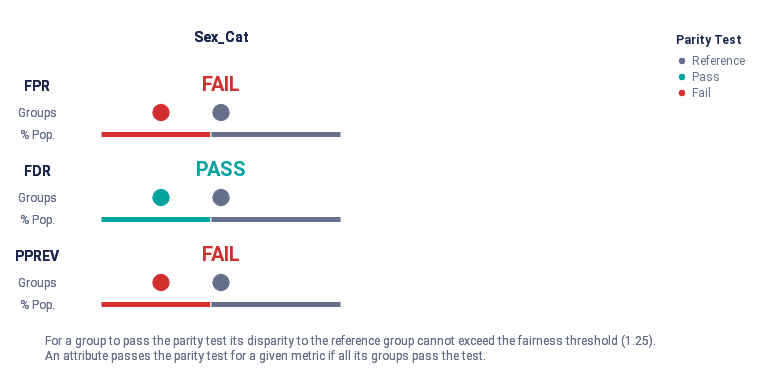

The cell this chart's notebook holds for it:
### Code cell
summary_plot_ckd = audit_sex_groups.summary_plot(metrics=metrics, fairness_threshold=disparity_tolerance,)
summary_plot_ckd

### Figure 1 — Vega-Lite specification as saved in the notebook (floating-point values rounded to 4 significant figures)
{"config": {"view": {"continuousWidth": 400, "continuousHeight": 300, "strokeWidth": 0}, "legend": {"labelColor": "rgb(102, 111, 137)", "labelFont": "Roboto, Arial, sans-serif", "labelFontSize": 12, "rowPadding": 4, "symbolSize": 40, "titleBaseline": "top", "titleColor": "rgb(25, 39, 78)", "titleFont": "Roboto, Arial, sans-serif", "titleFontSize": 12, "titleFontWeight": "bold", "titlePadding": 8}}, "vconcat": [{"hconcat": [{"vconcat": [{"mark": {"type": "text", "align": "center", "baseline": "middle", "color": "rgb(25, 39, 78)", "font": "Roboto, Arial, sans-serif", "fontWeight": "bold", "size": 14}, "encoding": {"text": {"value": ""}}, "height": 45.0, "width": 32.0}, {"layer": [{"mark": {"type": "text", "align": "center", "baseline": "middle", "color": "rgb(25, 39, 78)", "font": "Roboto, Arial, sans-serif", "fontWeight": "bold", "size": 14}, "encoding": {"text": {"value": "FPR"}, "y": {"axis": {"domain": false, "grid": false, "labels": false, "ticks": false, "title": null}, "field": "y_position", "scale": {"domain": [3, 1]}, "type": "quantitative"}}, "transform": [{"calculate": "1.2", "as": "y_position"}]}, {"mark": {"type": "text", "align": "center", "baseline": "middle", "color": "rgb(102, 111, 137)", "font": "Roboto, Arial, sans-serif", "size": 12}, "encoding": {"text": {"value": "Groups"}, "y": {"axis": {"domain": false, "grid": false, "labels": false, "ticks": false, "title": null}, "field": "y_position", "scale": {"domain": [3, 1]}, "type": "quantitative"}}, "transform": [{"calculate": "2", "as": "y_position"}]}, {"mark": {"type": "text", "align": "center", "baseline": "middle", "color": "rgb(102, 111, 137)", "font": "Roboto, Arial, sans-serif", "size": 12}, "encoding": {"text": {"value": "% Pop."}, "y": {"axis": {"domain": false, "grid": false, "labels": false, "ticks": false, "title": null}, "field": "y_position", "scale": {"domain": [3, 1]}, "type": "quantitative"}}, "transform": [{"calculate": "2.7", "as": "y_position"}]}], "height": 65.0, "width": 32.0}, {"layer": [{"mark": {"type": "text", "align": "center", "baseline": "middle", "color": "rgb(25, 39, 78)", "font": "Roboto, Arial, sans-serif", "fontWeight": "bold", "size": 14}, "encoding": {"text": {"value": "FDR"}, "y": {"axis": {"domain": false, "grid": false, "labels": false, "ticks": false, "title": null}, "field": "y_position", "scale": {"domain": [3, 1]}, "type": "quantitative"}}, "transform": [{"calculate": "1.2", "as": "y_position"}]}, {"mark": {"type": "text", "align": "center", "baseline": "middle", "color": "rgb(102, 111, 137)", "font": "Roboto, Arial, sans-serif", "size": 12}, "encoding": {"text": {"value": "Groups"}, "y": {"axis": {"domain": false, "grid": false, "labels": false, "ticks": false, "title": null}, "field": "y_position", "scale": {"domain": [3, 1]}, "type": "quantitative"}}, "transform": [{"calculate": "2", "as": "y_position"}]}, {"mark": {"type": "text", "align": "center", "baseline": "middle", "color": "rgb(102, 111, 137)", "font": "Roboto, Arial, sans-serif", "size": 12}, "encoding": {"text": {"value": "% Pop."}, "y": {"axis": {"domain": false, "grid": false, "labels": false, "ticks": false, "title": null}, "field": "y_position", "scale": {"domain": [3, 1]}, "type": "quantitative"}}, "transform": [{"calculate": "2.7", "as": "y_position"}]}], "height": 65.0, "width": 32.0}, {"layer": [{"mark": {"type": "text", "align": "center", "baseline": "middle", "color": "rgb(25, 39, 78)", "font": "Roboto, Arial, sans-serif", "fontWeight": "bold", "size": 14}, "encoding": {"text": {"value": "PPREV"}, "y": {"axis": {"domain": false, "grid": false, "labels": false, "ticks": false, "title": null}, "field": "y_position", "scale": {"domain": [3, 1]}, "type": "quantitative"}}, "transform": [{"calculate": "1.2", "as": "y_position"}]}, {"mark": {"type": "text", "align": "center", "baseline": "middle", "color": "rgb(102, 111, 137)", "font": "Roboto, Arial, sans-serif", "size": 12}, "encoding": {"text": {"value": "Groups"}, "y": {"axis": {"domain": false, "grid": false, "labels": false, "ticks": false, "title": null}, "field": "y_position", "scale": {"domain": [3, 1]}, "type": "quantitative"}}, "transform": [{"calculate": "2", "as": "y_position"}]}, {"mark": {"type": "text", "align": "center", "baseline": "middle", "color": "rgb(102, 111, 137)", "font": "Roboto, Arial, sans-serif", "size": 12}, "encoding": {"text": {"value": "% Pop."}, "y": {"axis": {"domain": false, "grid": false, "labels": false, "ticks": false, "title": null}, "field": "y_position", "scale": {"domain": [3, 1]}, "type": "quantitative"}}, "transform": [{"calculate": "2.7", "as": "y_position"}]}], "height": 65.0, "width": 32.0}], "bounds": "flush", "data": {"name": "data-79dd248bdaa0ea02c535240e8ad022c8"}, "spacing": 20.0}, {"hconcat": [{"vconcat": [{"data": {"name": "data-79dd248bdaa0ea02c535240e8ad022c8"}, "mark": {"type": "text", "align": "center", "baseline": "middle", "color": "rgb(25, 39, 78)", "font": "Roboto, Arial, sans-serif", "fontWeight": "bold", "size": 14}, "encoding": {"text": {"value": "Sex_Cat"}}, "height": 45.0, "width": 240.0}, {"layer": [{"data": {"name": "data-0648884f34076ca4404072fa7f837079"}, "mark": {"type": "text", "align": "center", "baseline": "middle", "font": "Roboto, Arial, sans-serif", "fontWeight": "bold", "size": 20}, "encoding": {"color": {"field": "parity_result", "legend": {"offset": 0, "padding": 20, "title": "Parity Test"}, "scale": {"domain": ["Reference", "Pass", "Fail"], "range": ["rgb(102, 111, 137)", "rgb(0, 163, 158)", "rgb(211, 47, 47)"]}, "type": "ordinal"}, "text": {"value": "FAIL"}, "y": {"axis": {"domain": false, "grid": false, "labels": false, "ticks": false, "title": null}, "field": "y_position", "scale": {"domain": [3, 1]}, "type": "quantitative"}}, "transform": [{"calculate": "1", "as": "y_position"}]}, {"data": {"name": "data-17fb7689948422ff9042c144eba445de"}, "mark": {"type": "bar", "size": 6, "stroke": "white"}, "encoding": {"color": {"field": "fpr_parity_result", "legend": null, "scale": {"domain": ["Reference", "Pass", "Fail"], "range": ["rgb(102, 111, 137)", "rgb(0, 163, 158)", "rgb(211, 47, 47)"]}, "type": "ordinal"}, "tooltip": [{"field": "fpr_parity_result", "title": "Parity", "type": "nominal"}, {"field": "tooltip_group_size", "title": "Size", "type": "nominal"}, {"field": "tooltip_groups_name_size", "title": "Groups", "type": "nominal"}], "x": {"aggregate": "sum", "axis": {"domain": false, "grid": false, "labels": false, "ticks": false, "title": null}, "field": "group_size", "stack": "normalize", "type": "quantitative"}, "y": {"axis": {"domain": false, "grid": false, "labels": false, "ticks": false, "title": null}, "field": "y_position", "scale": {"domain": [3, 1]}, "type": "quantitative"}}, "transform": [{"calculate": "2.8", "as": "y_position"}]}, {"data": {"name": "data-0763a30168c135d8b66f76f7bba9b96e"}, "mark": {"type": "circle", "opacity": 1}, "encoding": {"color": {"field": "fpr_parity_result", "legend": null, "scale": {"domain": ["Reference", "Pass", "Fail"], "range": ["rgb(102, 111, 137)", "rgb(0, 163, 158)", "rgb(211, 47, 47)"]}, "type": "ordinal"}, "size": {"value": 300}, "tooltip": [{"field": "attribute_value", "title": "Group", "type": "nominal"}, {"field": "tooltip_group_size", "title": "Group Size", "type": "nominal"}, {"field": "tooltip_parity_test_explanation_fpr", "title": "Parity Test", "type": "nominal"}, {"field": "tooltip_disparity_explanation_fpr", "title": "Disparity", "type": "nominal"}, {"field": "fpr", "format": ".2f", "title": "FPR", "type": "quantitative"}], "x": {"axis": {"domain": false, "grid": false, "labels": false, "ticks": false, "title": null}, "field": "fpr_disparity_rank", "scale": {"domain": [-2, 2], "nice": false}, "type": "quantitative"}, "y": {"axis": {"domain": false, "grid": false, "labels": false, "ticks": false, "title": null}, "field": "y_position", "scale": {"domain": [3, 1]}, "type": "quantitative"}}, "transform": [{"calculate": "2", "as": "y_position"}]}], "height": 65.0, "resolve": {"scale": {"x": "independent"}}, "width": 240.0}, {"layer": [{"data": {"name": "data-126d4ae515fac080ab56453e43289c66"}, "mark": {"type": "text", "align": "center", "baseline": "middle", "font": "Roboto, Arial, sans-serif", "fontWeight": "bold", "size": 20}, "encoding": {"color": {"field": "parity_result", "legend": {"offset": 0, "padding": 20, "title": "Parity Test"}, "scale": {"domain": ["Reference", "Pass", "Fail"], "range": ["rgb(102, 111, 137)", "rgb(0, 163, 158)", "rgb(211, 47, 47)"]}, "type": "ordinal"}, "text": {"value": "PASS"}, "y": {"axis": {"domain": false, "grid": false, "labels": false, "ticks": false, "title": null}, "field": "y_position", "scale": {"domain": [3, 1]}, "type": "quantitative"}}, "transform": [{"calculate": "1", "as": "y_position"}]}, {"data": {"name": "data-f3e433267fd29c12bb9976b0cd1170e1"}, "mark": {"type": "bar", "size": 6, "stroke": "white"}, "encoding": {"color": {"field": "fdr_parity_result", "legend": null, "scale": {"domain": ["Reference", "Pass", "Fail"], "range": ["rgb(102, 111, 137)", "rgb(0, 163, 158)", "rgb(211, 47, 47)"]}, "type": "ordinal"}, "tooltip": [{"field": "fdr_parity_result", "title": "Parity", "type": "nominal"}, {"field": "tooltip_group_size", "title": "Size", "type": "nominal"}, {"field": "tooltip_groups_name_size", "title": "Groups", "type": "nominal"}], "x": {"aggregate": "sum", "axis": {"domain": false, "grid": false, "labels": false, "ticks": false, "title": null}, "field": "group_size", "stack": "normalize", "type": "quantitative"}, "y": {"axis": {"domain": false, "grid": false, "labels": false, "ticks": false, "title": null}, "field": "y_position", "scale": {"domain": [3, 1]}, "type": "quantitative"}}, "transform": [{"calculate": "2.8", "as": "y_position"}]}, {"data": {"name": "data-0763a30168c135d8b66f76f7bba9b96e"}, "mark": {"type": "circle", "opacity": 1}, "encoding": {"color": {"field": "fdr_parity_result", "legend": null, "scale": {"domain": ["Reference", "Pass", "Fail"], "range": ["rgb(102, 111, 137)", "rgb(0, 163, 158)", "rgb(211, 47, 47)"]}, "type": "ordinal"}, "size": {"value": 300}, "tooltip": [{"field": "attribute_value", "title": "Group", "type": "nominal"}, {"field": "tooltip_group_size", "title": "Group Size", "type": "nominal"}, {"field": "tooltip_parity_test_explanation_fdr", "title": "Parity Test", "type": "nominal"}, {"field": "tooltip_disparity_explanation_fdr", "title": "Disparity", "type": "nominal"}, {"field": "fdr", "format": ".2f", "title": "FDR", "type": "quantitative"}], "x": {"axis": {"domain": false, "grid": false, "labels": false, "ticks": false, "title": null}, "field": "fdr_disparity_rank", "scale": {"domain": [-2, 2], "nice": false}, "type": "quantitative"}, "y": {"axis": {"domain": false, "grid": false, "labels": false, "ticks": false, "title": null}, "field": "y_position", "scale": {"domain": [3, 1]}, "type": "quantitative"}}, "transform": [{"calculate": "2", "as": "y_position"}]}], "height": 65.0, "resolve": {"scale": {"x": "independent"}}, "width": 240.0}, {"layer": [{"data": {"name": "data-0648884f34076ca4404072fa7f837079"}, "mark": {"type": "text", "align": "center", "baseline": "middle", "font": "Roboto, Arial, sans-serif", "fontWeight": "bold", "size": 20}, "encoding": {"color": {"field": "parity_result", "legend": {"offset": 0, "padding": 20, "title": "Parity Test"}, "scale": {"domain": ["Reference", "Pass", "Fail"], "range": ["rgb(102, 111, 137)", "rgb(0, 163, 158)", "rgb(211, 47, 47)"]}, "type": "ordinal"}, "text": {"value": "FAIL"}, "y": {"axis": {"domain": false, "grid": false, "labels": false, "ticks": false, "title": null}, "field": "y_position", "scale": {"domain": [3, 1]}, "type": "quantitative"}}, "transform": [{"calculate": "1", "as": "y_position"}]}, {"data": {"name": "data-41d2f801658fca22aa00cf5e0dd2d216"}, "mark": {"type": "bar", "size": 6, "stroke": "white"}, "encoding": {"color": {"field": "pprev_parity_result", "legend": null, "scale": {"domain": ["Reference", "Pass", "Fail"], "range": ["rgb(102, 111, 137)", "rgb(0, 163, 158)", "rgb(211, 47, 47)"]}, "type": "ordinal"}, "tooltip": [{"field": "pprev_parity_result", "title": "Parity", "type": "nominal"}, {"field": "tooltip_group_size", "title": "Size", "type": "nominal"}, {"field": "tooltip_groups_name_size", "title": "Groups", "type": "nominal"}], "x": {"aggregate": "sum", "axis": {"domain": false, "grid": false, "labels": false, "ticks": false, "title": null}, "field": "group_size", "stack": "normalize", "type": "quantitative"}, "y": {"axis": {"domain": false, "grid": false, "labels": false, "ticks": false, "title": null}, "field": "y_position", "scale": {"domain": [3, 1]}, "type": "quantitative"}}, "transform": [{"calculate": "2.8", "as": "y_position"}]}, {"data": {"name": "data-0763a30168c135d8b66f76f7bba9b96e"}, "mark": {"type": "circle", "opacity": 1}, "encoding": {"color": {"field": "pprev_parity_result", "legend": null, "scale": {"domain": ["Reference", "Pass", "Fail"], "range": ["rgb(102, 111, 137)", "rgb(0, 163, 158)", "rgb(211, 47, 47)"]}, "type": "ordinal"}, "size": {"value": 300}, "tooltip": [{"field": "attribute_value", "title": "Group", "type": "nominal"}, {"field": "tooltip_group_size", "title": "Group Size", "type": "nominal"}, {"field": "tooltip_parity_test_explanation_pprev", "title": "Parity Test", "type": "nominal"}, {"field": "tooltip_disparity_explanation_pprev", "title": "Disparity", "type": "nominal"}, {"field": "pprev", "format": ".2f", "title": "PPREV", "type": "quantitative"}], "x": {"axis": {"domain": false, "grid": false, "labels": false, "ticks": false, "title": null}, "field": "pprev_disparity_rank", "scale": {"domain": [-2, 2], "nice": false}, "type": "quantitative"}, "y": {"axis": {"domain": false, "grid": false, "labels": false, "ticks": false, "title": null}, "field": "y_position", "scale": {"domain": [3, 1]}, "type": "quantitative"}}, "transform": [{"calculate": "2", "as": "y_position"}]}], "height": 65.0, "resolve": {"scale": {"x": "independent"}}, "width": 240.0}], "bounds": "flush", "spacing": 20.0}], "bounds": "flush", "spacing": 288.0}], "bounds": "flush", "spacing": 80.0}, {"layer": [{"mark": {"type": "text", "align": "left", "baseline": "top", "fill": "rgb(102, 111, 137)", "font": "Roboto, Arial, sans-serif", "fontSize": 12, "fontWeight": "normal"}, "encoding": {"text": {"value": "For a group to pass the parity test its disparity to the reference group cannot exceed the fairness threshold (1.25)."}, "x": {"value": 24.0}, "y": {"value": 0}}}, {"mark": {"type": "text", "align": "left", "baseline": "top", "fill": "rgb(102, 111, 137)", "font": "Roboto, Arial, sans-serif", "fontSize": 12, "fontWeight": "normal"}, "encoding": {"text": {"value": "An attribute passes the parity test for a given metric if all its groups pass the test."}, "x": {"value": 24.0}, "y": {"value": 15.0}}}], "data": {"name": "data-79dd248bdaa0ea02c535240e8ad022c8"}}], "padding": 15, "usermeta": {"embedOptions": {"scaleFactor": 5, "downloadFileName": "summary_chart"}}, "$schema": "https://vega.github.io/schema/vega-lite/v4.17.0.json", "datasets": {"data-79dd248bdaa0ea02c535240e8ad022c8": [{"a": 1, "b": 0}, {"a": 1, "b": 0}], "data-0648884f34076ca4404072fa7f837079": [{"parity_result": "Fail"}], "data-17fb7689948422ff9042c144eba445de": [{"fpr_parity_result": "Fail", "attribute_name": "sex_cat", "total_entities": 238, "group_size": 109, "tooltip_groups_name_size": "Female (109)", "tooltip_group_size": "109 (45.80%)"}, {"fpr_parity_result": "Reference", "attribute_name": "sex_cat", "total_entities": 238, "group_size": 129, "tooltip_groups_name_size": "Male (129)", "tooltip_group_size": "129 (54.20%)"}], "data-0763a30168c135d8b66f76f7bba9b96e": [{"attribute_name": "sex_cat", "attribute_value": "Female", "group_size": 109, "total_entities": 238, "ref_group_value": "Male", "fpr": 0.01923, "fdr": 0.4, "pprev": 0.04587, "fpr_disparity": 0.3622, "fdr_disparity": 0.9333, "pprev_disparity": 0.4227, "fpr_disparity_scaled": -1.761, "fpr_parity_result": "Fail", "tooltip_parity_test_explanation_fpr": "Fail. Above fairness threshold of 1.25", "tooltip_disparity_explanation_fpr": "2.76 times smaller FPR than the reference group", "tooltip_group_size": "109 (45.80%)", "fpr_disparity_rank": -1.0, "group_size_formatted": "109", "tooltip_groups_name_size": "Female (109)", "fdr_disparity_scaled": -0.07143, "fdr_parity_result": "Pass", "tooltip_parity_test_explanation_fdr": "Pass. Below fairness threshold of 1.25", "tooltip_disparity_explanation_fdr": "1.07 times smaller FDR than the reference group", "fdr_disparity_rank": -1.0, "pprev_disparity_scaled": -1.366, "pprev_parity_result": "Fail", "tooltip_parity_test_explanation_pprev": "Fail. Above fairness threshold of 1.25", "tooltip_disparity_explanation_pprev": "2.37 times smaller PPREV than the reference group", "pprev_disparity_rank": -1.0}, {"attribute_name": "sex_cat", "attribute_value": "Male", "group_size": 129, "total_entities": 238, "ref_group_value": "Male", "fpr": 0.0531, "fdr": 0.4286, "pprev": 0.1085, "fpr_disparity": 1.0, "fdr_disparity": 1.0, "pprev_disparity": 1.0, "fpr_disparity_scaled": 0.0, "fpr_parity_result": "Reference", "tooltip_parity_test_explanation_fpr": "Reference group", "tooltip_disparity_explanation_fpr": "Reference group", "tooltip_group_size": "129 (54.20%)", "fpr_disparity_rank": 0.0, "group_size_formatted": "129", "tooltip_groups_name_size": "Male (129)", "fdr_disparity_scaled": 0.0, "fdr_parity_result": "Reference", "tooltip_parity_test_explanation_fdr": "Reference group", "tooltip_disparity_explanation_fdr": "Reference group", "fdr_disparity_rank": 0.0, "pprev_disparity_scaled": 0.0, "pprev_parity_result": "Reference", "tooltip_parity_test_explanation_pprev": "Reference group", "tooltip_disparity_explanation_pprev": "Reference group", "pprev_disparity_rank": 0.0}], "data-126d4ae515fac080ab56453e43289c66": [{"parity_result": "Pass"}], "data-f3e433267fd29c12bb9976b0cd1170e1": [{"fdr_parity_result": "Pass", "attribute_name": "sex_cat", "total_entities": 238, "group_size": 109, "tooltip_groups_name_size": "Female (109)", "tooltip_group_size": "109 (45.80%)"}, {"fdr_parity_result": "Reference", "attribute_name": "sex_cat", "total_entities": 238, "group_size": 129, "tooltip_groups_name_size": "Male (129)", "tooltip_group_size": "129 (54.20%)"}], "data-41d2f801658fca22aa00cf5e0dd2d216": [{"pprev_parity_result": "Fail", "attribute_name": "sex_cat", "total_entities": 238, "group_size": 109, "tooltip_groups_name_size": "Female (109)", "tooltip_group_size": "109 (45.80%)"}, {"pprev_parity_result": "Reference", "attribute_name": "sex_cat", "total_entities": 238, "group_size": 129, "tooltip_groups_name_size": "Male (129)", "tooltip_group_size": "129 (54.20%)"}]}}
